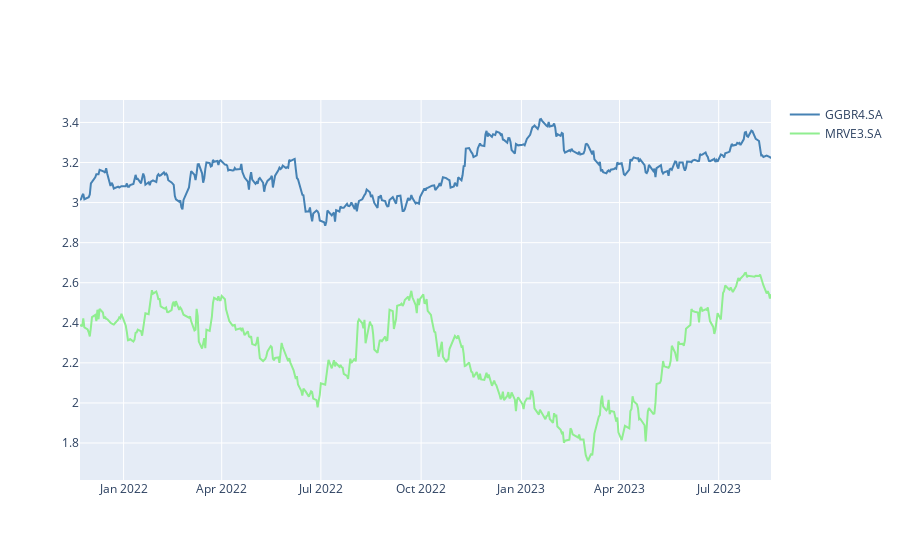

Write notebook code for a chart like this one.
### Code cell
trace1 = go.Scatter( x = X.index,  y = X ,
                    name = X.name,
                    line=dict(color='steelblue'))

trace2 = go.Scatter( x = Y.index,  y = Y ,
                    name = Y.name , 
                    line=dict(color='lightgreen'))

fig = go.Figure(data=[trace1,trace2] )

fig.show()

### Figure 1 — Plotly figure (JSON) as saved in the notebook; plotly's stock layout.template omitted (floating-point values rounded to 4 significant figures; data arrays with more than 128 entries replaced by an {"elided": "..."} marker saying what was removed)
{"data": [{"line": {"color": "steelblue"}, "name": "GGBR4.SA", "type": "scatter", "x": {"elided": "436 str values"}, "y": {"elided": "436 float values"}}, {"line": {"color": "lightgreen"}, "name": "MRVE3.SA", "type": "scatter", "x": {"elided": "436 str values"}, "y": {"elided": "436 float values"}}], "layout": {}}
